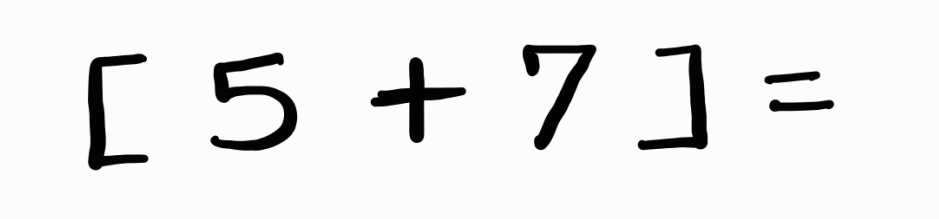
#> input picture test1.png, 939 x 219 px
$ python -i hand_seg.py   (imports and definitions only)
#> lines starting #> are read from the running program, lines starting #| are printed output that depends on the picture; after the words box and inside, x2 and y2 are one past the last pixel; in counts of white or black regions, pixels touching at a corner belong together; long printed decimals are rounded
import os
import cv2
import numpy as np


def line_array(x):
    upper, lower = [], []
    for y in range(5, len(x) - 5):
        s_a, s_p = strtline(y, x)
        e_a, e_p = endline(y, x)
        if s_a >= 7 and s_p >= 5:
            upper.append(y)
        if e_a >= 5 and e_p >= 7:
            lower.append(y)
    return upper, lower

def strtline(y, array):
    prev, ahead = 0, 0
    for i in array[y:y+10]:
        if i > 3:
            ahead += 1
    for i in array[y-10:y]:
        if i == 0:
            prev += 1
    return ahead, prev

def endline(y, array):
    ahead, prev = 0, 0
    for i in array[y:y+10]:
        if i == 0:
            ahead += 1
    for i in array[y-10:y]:
        if i > 3:
            prev += 1
    return ahead, prev

def endline_word(y, array, a):
    ahead, prev = 0, 0
    for i in array[y:y+2*a]:
        if i < 2:
            ahead += 1
    for i in array[y-a:y]:
        if i > 2:
            prev += 1
    return prev, ahead

def end_line_array(array, a):
    list_endlines = []
    for y in range(len(array)):
        e_p, e_a = endline_word(y, array, a)
        if e_a >= int(1.5*a) and e_p >= int(0.7*a):
            list_endlines.append(y)
    return list_endlines

def refine_endword(array):
    refine_list = []
    for y in range(len(array) - 1):
        if array[y] + 1 < array[y+1]:
            refine_list.append(array[y])
    if len(array) != 0:
        refine_list.append(array[-1])
    return refine_list

def refine_array(array_upper, array_lower):
    upper, lower = [], []
    for y in range(len(array_upper) - 1):
        if array_upper[y] + 5 < array_upper[y+1]:
            upper.append(array_upper[y] - 10)
    for y in range(len(array_lower) - 1):
        if array_lower[y] + 5 < array_lower[y+1]:
            lower.append(array_lower[y] + 10)
    if array_upper:
        upper.append(array_upper[-1] - 10)
    if array_lower:
        lower.append(array_lower[-1] + 10)
    return upper, lower

def letter_width(contours):
    letter_width_sum = 0
    count = 0
    for cnt in contours:
        if cv2.contourArea(cnt) > 20:
            x, y, w, h = cv2.boundingRect(cnt)
            letter_width_sum += w
            count += 1
    if count == 0:
        return 0
    return letter_width_sum / count

def end_wrd_dtct(lines, i, bin_img, mean_lttr_width, width):
    count_y = np.zeros(shape=width)
    for x in range(width):
        for y in range(lines[i][0], lines[i][1]):
            if bin_img[y][x] == 255:
                count_y[x] += 1
    end_lines = end_line_array(count_y, int(mean_lttr_width))
    endlines = refine_endword(end_lines)
    return endlines

def get_letter_rect(k, contours):
    valid = True
    x, y, w, h = cv2.boundingRect(contours[k])
    for i in range(len(contours)):
        cnt = contours[i]
        if i == k:
            continue
        elif cv2.contourArea(cnt) < 50:
            continue
        x1, y1, w1, h1 = cv2.boundingRect(cnt)
        if abs(x1 + w1/2 - (x + w/2)) < 50:
            if y1 > y:
                h = abs(y - (y1 + h1))
                w = abs(x - (x1 + w1))
            else:
                valid = False
                break
    return (valid, x, y, w, h)

def letter_seg(lines_img, x_lines, i):
    copy_img = lines_img[i].copy()
    x_linescopy = x_lines[i].copy()
    letter_img = []
    letter_k = []
    contours, hierarchy = cv2.findContours(copy_img, cv2.RETR_EXTERNAL, cv2.CHAIN_APPROX_SIMPLE)
    for k in range(len(contours)):
        cnt = contours[k]
        if cv2.contourArea(cnt) < 50:
            continue
        valid, x, y, w, h = get_letter_rect(k, contours)
        if valid:
            letter_k.append((x, y, w, h))

    letter = sorted(letter_k, key=lambda student: student[0])
    word = 1
    letter_index = 0
    for e in range(len(letter)):
        if letter[e][0] < x_linescopy[0]:
            letter_index += 1
            letter_img_tmp = lines_img[i][letter[e][1]-5:letter[e][1]+letter[e][3]+5, letter[e][0]-5:letter[e][0]+letter[e][2]+5]
            letter_img.append(255 - letter_img_tmp)
        else:
            x_linescopy.pop(0)
            word += 1
            letter_index = 1
            letter_img_tmp = lines_img[i][letter[e][1]-5:letter[e][1]+letter[e][3]+5, letter[e][0]-5:letter[e][0]+letter[e][2]+5]
            letter_img.append(255 - letter_img_tmp)
    return letter_img

def image_segmentation(filepath):
#> called with filepath = 'test1.png'
    print("\n........Program Initiated.......\n")
    src_img = cv2.imread(filepath, cv2.IMREAD_GRAYSCALE)
#> src_img is the input picture: shape (219, 939); min 3, max 252, mean 236.2

    print("\n Resizing Image........")
    width = 1320
    height = int(width * src_img.shape[0] / src_img.shape[1])
#> height = 307
    src_img = cv2.resize(src_img, dsize=(width, height), interpolation=cv2.INTER_AREA)
#> src_img: shape (307, 1320)

    print("#---------Image Info:--------#")
    print("\tHeight =", height, "\n\tWidth =", width)
#| 	Height = 307
#| 	Width = 1320

    PIXEL_SET = 255
    kernel_size = 21
    normalized_mean = 20
    bin_img = cv2.adaptiveThreshold(src_img, PIXEL_SET, cv2.ADAPTIVE_THRESH_MEAN_C, cv2.THRESH_BINARY_INV, kernel_size, normalized_mean)
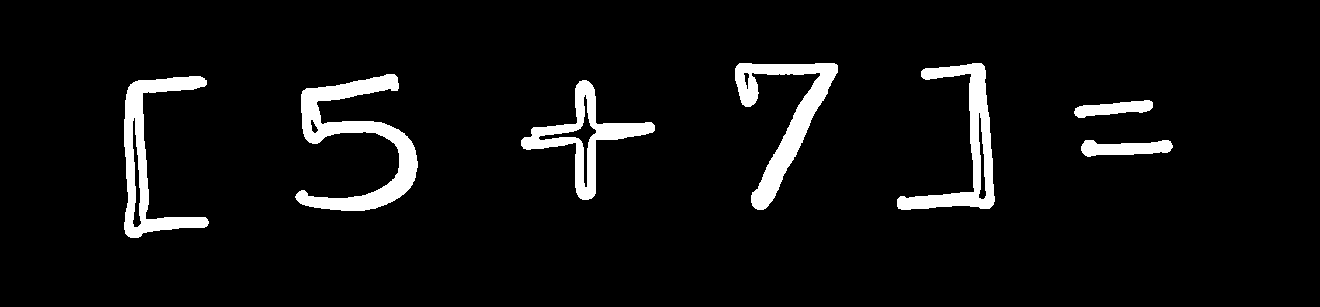
#> bin_img: shape (307, 1320); 5.9% white; 7 white regions, largest, box (x1, y1, x2, y2) and area: (295, 74, 418, 211) 5593, (735, 63, 838, 210) 4435, (124, 76, 209, 238) 4225

    print("Noise Removal")
    kernel = cv2.getStructuringElement(cv2.MORPH_ELLIPSE, (3,3))
    final_thr = cv2.morphologyEx(bin_img, cv2.MORPH_CLOSE, kernel)
#> final_thr: shape (307, 1320); 5.9% white; 7 white regions, largest, box (x1, y1, x2, y2) and area: (295, 74, 418, 211) 5599, (735, 63, 838, 210) 4452, (124, 76, 209, 238) 4259
    contr_retrival = final_thr.copy()

    print("Character Segmentation")
    count_x = np.zeros(shape=(height))
#> count_x = 307 values from 0 to 0
    for y in range(height):
        for x in range(width):
            if bin_img[y][x] == PIXEL_SET:
                count_x[y] += 1

    upper_lines, lower_lines = line_array(count_x)
#> upper_lines = [60, 61, 62, 63, 64, 65, 66, 67, 68]
    upperlines, lowerlines = refine_array(upper_lines, lower_lines)
#> upperlines = [58]; lowerlines = [251]

    if len(upperlines) == len(lowerlines):
        lines = []
        for y in upperlines:
            final_thr[y][:] = PIXEL_SET
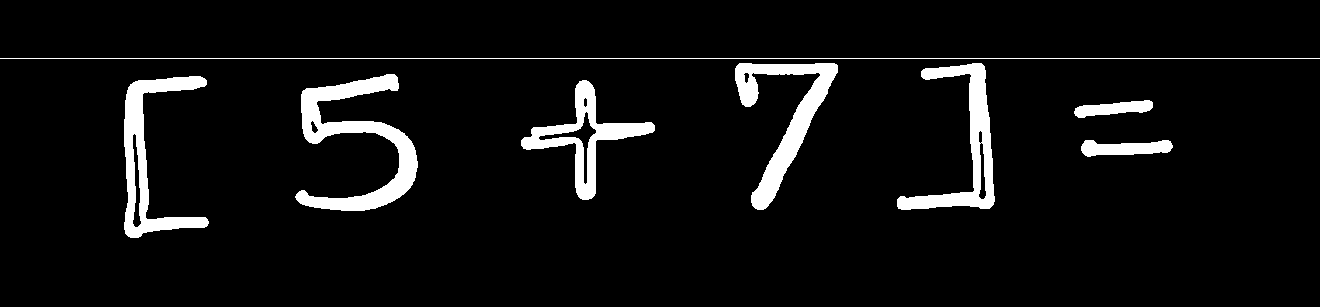
#> final_thr: shape (307, 1320); 6.2% white; 8 white regions, largest, box (x1, y1, x2, y2) and area: (295, 74, 418, 211) 5599, (735, 63, 838, 210) 4452, (124, 76, 209, 238) 4259
        for y in lowerlines:
            final_thr[y][:] = PIXEL_SET
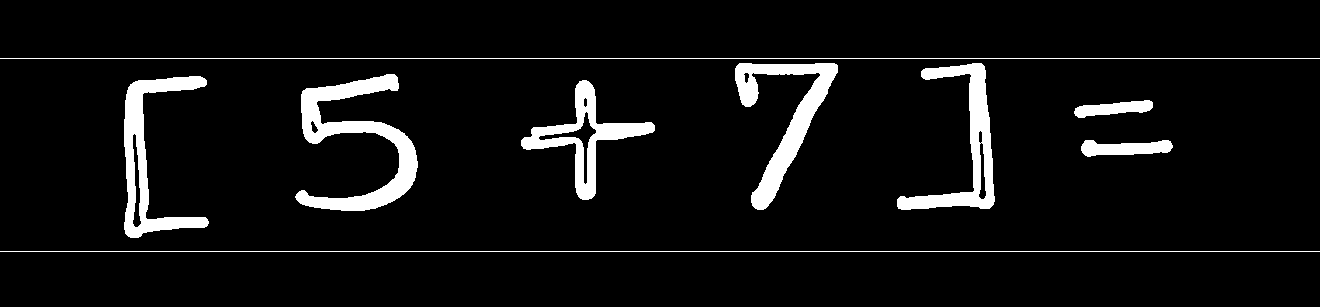
#> final_thr: shape (307, 1320); 6.6% white; 9 white regions
        for y in range(len(upperlines)):
            lines.append((upperlines[y], lowerlines[y]))
    else:
        print("Unable to process the noisy image")
        return

    lines = np.array(lines)
    no_of_lines = len(lines)
    print("\nLines :", no_of_lines)
#| Lines : 1

    lines_img = []
    for i in range(no_of_lines):
        lines_img.append(bin_img[lines[i][0]:lines[i][1], :])
#> after the loop, lines_img = 1 item

    contours, hierarchy = cv2.findContours(contr_retrival, cv2.RETR_EXTERNAL, cv2.CHAIN_APPROX_SIMPLE)
#> contours = 7 contours; box (x1, y1, x2, y2) and area: (295, 74, 418, 211) 5276, (124, 76, 209, 238) 4344, (735, 63, 838, 210) 4215, (521, 80, 655, 200) 4032, (897, 63, 995, 210) 3990, (1081, 140, 1173, 157) 982, (1074, 100, 1153, 118) 761
    cv2.drawContours(src_img, contours, -1, (0, 255, 0), 1)
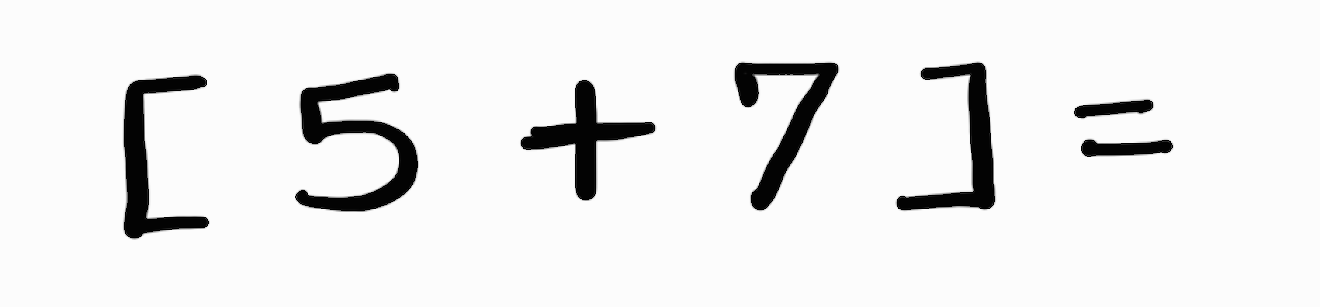
#> src_img: shape (307, 1320); min 0, max 252, mean 235.7

    mean_lttr_width = letter_width(contours)
#> the loop in letter_width, `for cnt in contours:` made 7 passes
#> (x, y, w, h, letter_width_sum) on passes 1 to 7: (1081, 140, 92, 17, 92), (1074, 100, 79, 18, 171), (521, 80, 134, 120, 305), (124, 76, 85, 162, 390), (295, 74, 123, 137, 513), (897, 63, 98, 147, 611), (735, 63, 103, 147, 714)
#> after the loop in letter_width, `for cnt in contours:`: count = 7; letter_width_sum = 714
#> mean_lttr_width = 102
    print("\nAverage Width of Each Letter:- ", mean_lttr_width)
#| Average Width of Each Letter:-  102.0

    x_lines = []
    for i in range(len(lines_img)):
        x_lines.append(end_wrd_dtct(lines, i, bin_img, mean_lttr_width, width))
#> this loop made 1 pass

    for i in range(len(x_lines)):
        x_lines[i].append(width)
#> this loop made 1 pass

    all_segmented_letters = []
    for i in range(len(lines)):
        all_segmented_letters.extend(letter_seg(lines_img, x_lines, i))
#> this loop made 1 pass
#> pass 1, in letter_seg, `copy_img = lines_img[i].copy()`:
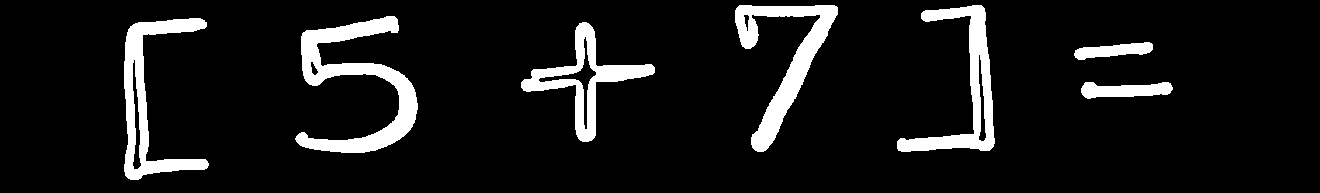
#> copy_img: shape (193, 1320); 9.3% white; 7 white regions, largest, box (x1, y1, x2, y2) and area: (295, 16, 418, 153) 5593, (735, 5, 838, 152) 4435, (124, 18, 209, 180) 4225

    return all_segmented_letters

def plot_segmented_letters(segmented_letters, max_letters=100):
    import matplotlib.pyplot as plt
    num_letters = min(len(segmented_letters), max_letters)
    rows = int(np.ceil(np.sqrt(num_letters)))
    cols = int(np.ceil(num_letters / rows))

    fig, axes = plt.subplots(rows, cols, figsize=(15, 15))
    axes = axes.flatten()

    for i in range(num_letters):
        axes[i].imshow(segmented_letters[i], cmap='gray')
        axes[i].axis('off')

    for i in range(num_letters, len(axes)):
        axes[i].axis('off')

    plt.tight_layout()
    plt.show()


# # Usage
# segmented_letters = image_segmentation('WhatsApp Image 2024-12-09 at 7.20.46 PM.jpeg')
# plot_segmented_letters(segmented_letters)

>>> result = image_segmentation('test1.png')

$ run again, on test2.png
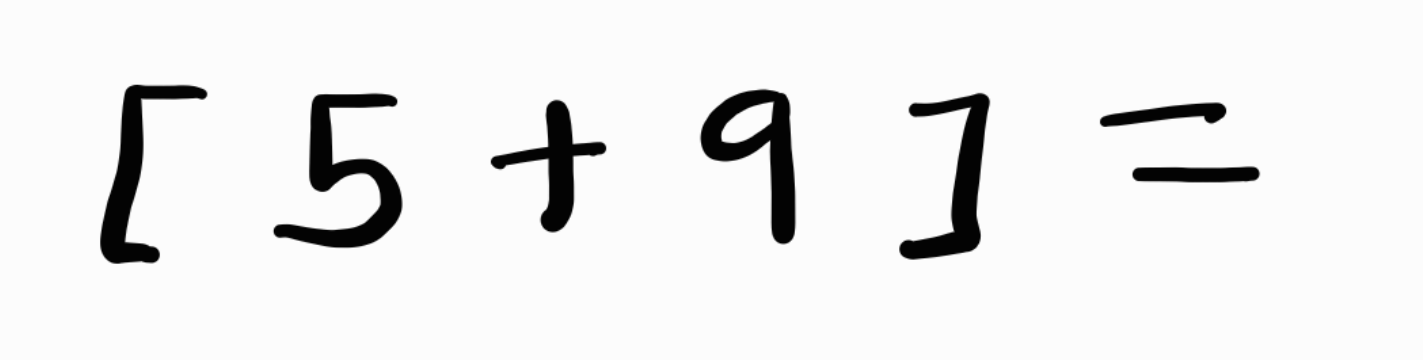
#> input picture test2.png, 1423 x 360 px
#> in image_segmentation, src_img is the input picture: shape (360, 1423); min 3, max 252, mean 236.9
#| 	Height = 333
#| 	Width = 1320
#> bin_img: shape (333, 1320); 5.4% white; 7 white regions, largest, box (x1, y1, x2, y2) and area: (254, 87, 373, 229) 5423, (650, 83, 738, 226) 4491, (834, 86, 918, 240) 4028
#> after the loop in image_segmentation, `for y in lowerlines:`:
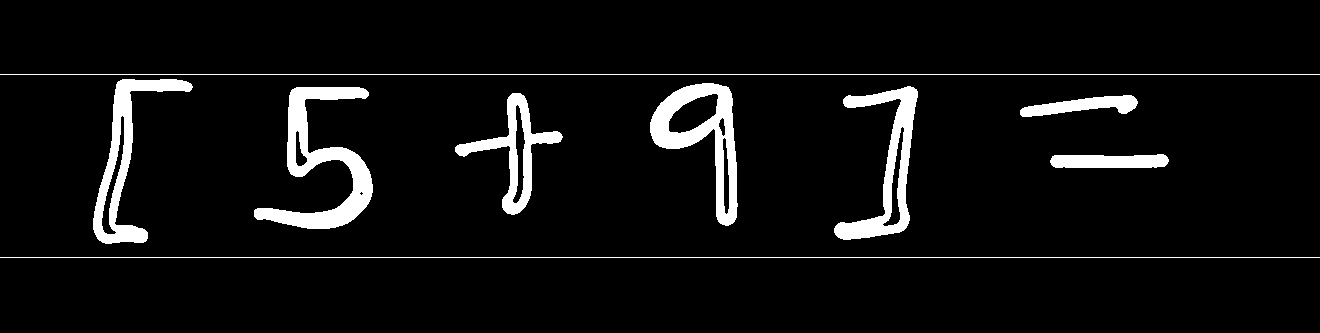
#> final_thr: shape (333, 1320); 6% white; 9 white regions
#| Lines : 1
#> after the loop in image_segmentation, `for i in range(no_of_lines):`: lines_img = 1 item
#> contours = 7 contours; box (x1, y1, x2, y2) and area: (650, 83, 738, 226) 5824, (254, 87, 373, 229) 5320, (93, 79, 193, 244) 4333, (834, 86, 918, 240) 4325, (455, 93, 563, 215) 3350, (1050, 154, 1169, 168) 1344, (1020, 95, 1138, 117) 1268
#> the loop in letter_width, `for cnt in contours:` made 7 passes
#> (x, y, w, h, letter_width_sum) on passes 1 to 7: (1050, 154, 119, 14, 119), (1020, 95, 118, 22, 237), (455, 93, 108, 122, 345), (254, 87, 119, 142, 464), (834, 86, 84, 154, 548), (650, 83, 88, 143, 636), (93, 79, 100, 165, 736)
#> after the loop in letter_width, `for cnt in contours:`: count = 7; letter_width_sum = 736
#> mean_lttr_width = 105.1
#| Average Width of Each Letter:-  105.143
#> the loop in image_segmentation, `for i in range(len(lines_img)):` made 1 pass
#> the loop in image_segmentation, `for i in range(len(x_lines)):` made 1 pass
#> the loop in image_segmentation, `for i in range(len(lines)):` made 1 pass
#> pass 1, in letter_seg, `copy_img = lines_img[i].copy()`:
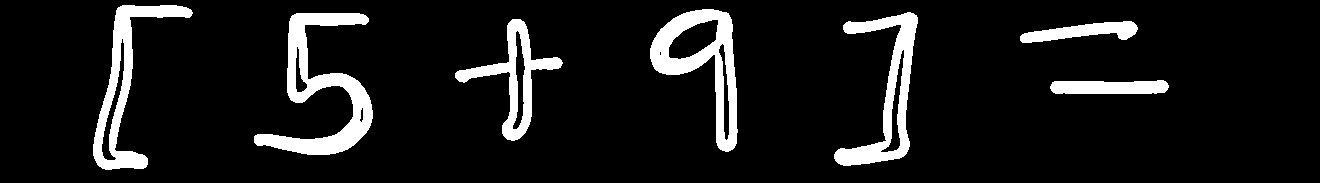
#> copy_img: shape (183, 1320); 9.8% white; 7 white regions, largest, box (x1, y1, x2, y2) and area: (254, 13, 373, 155) 5423, (650, 9, 738, 152) 4491, (834, 12, 918, 166) 4028

$ run again, on test3.png
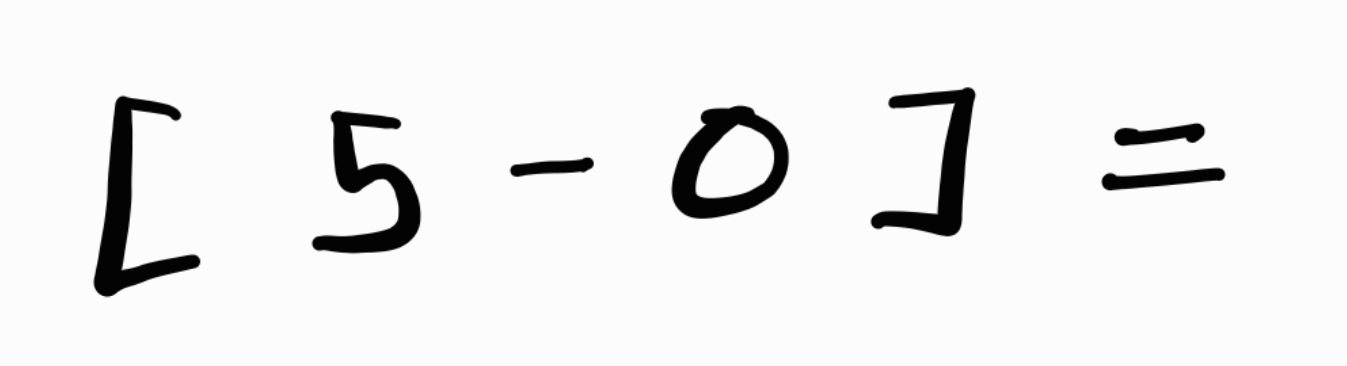
#> input picture test3.png, 1347 x 366 px
#> in image_segmentation, src_img is the input picture: shape (366, 1347); min 3, max 252, mean 238.4
#| 	Height = 358
#| 	Width = 1320
#> bin_img: shape (358, 1320); 4.8% white; 7 white regions, largest, box (x1, y1, x2, y2) and area: (306, 108, 412, 247) 5058, (92, 94, 196, 290) 5014, (659, 104, 773, 214) 4856
#> after the loop in image_segmentation, `for y in lowerlines:`:
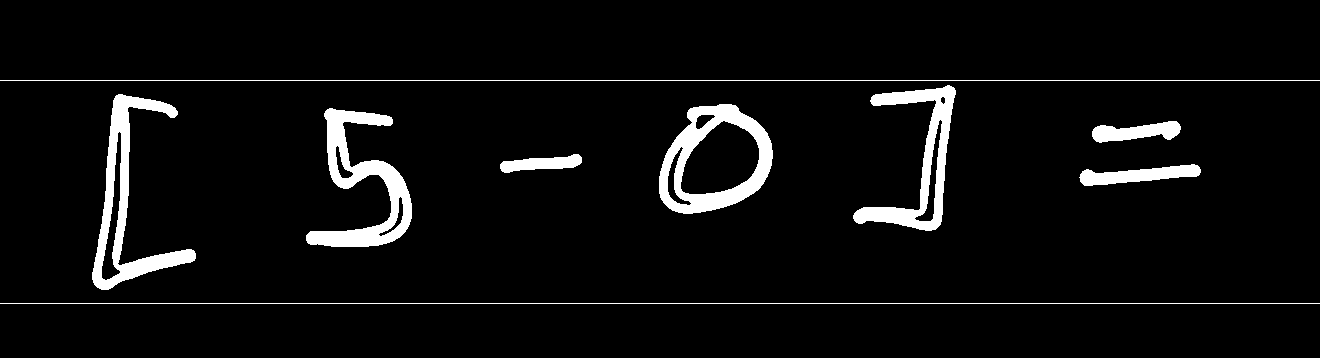
#> final_thr: shape (358, 1320); 5.4% white; 9 white regions
#| Lines : 1
#> after the loop in image_segmentation, `for i in range(no_of_lines):`: lines_img = 1 item
#> contours = 7 contours; box (x1, y1, x2, y2) and area: (659, 104, 773, 214) 9200, (92, 94, 196, 290) 5688, (306, 108, 412, 247) 5122, (853, 85, 956, 231) 4632, (1079, 164, 1201, 186) 1348, (1092, 121, 1181, 143) 1104, (500, 154, 582, 173) 829
#> the loop in letter_width, `for cnt in contours:` made 7 passes
#> (x, y, w, h, letter_width_sum) on passes 1 to 7: (1079, 164, 122, 22, 122), (500, 154, 82, 19, 204), (1092, 121, 89, 22, 293), (306, 108, 106, 139, 399), (659, 104, 114, 110, 513), (92, 94, 104, 196, 617), (853, 85, 103, 146, 720)
#> after the loop in letter_width, `for cnt in contours:`: count = 7; letter_width_sum = 720
#> mean_lttr_width = 102.9
#| Average Width of Each Letter:-  102.857
#> the loop in image_segmentation, `for i in range(len(lines_img)):` made 1 pass
#> the loop in image_segmentation, `for i in range(len(x_lines)):` made 1 pass
#> the loop in image_segmentation, `for i in range(len(lines)):` made 1 pass
#> pass 1, in letter_seg, `copy_img = lines_img[i].copy()`:
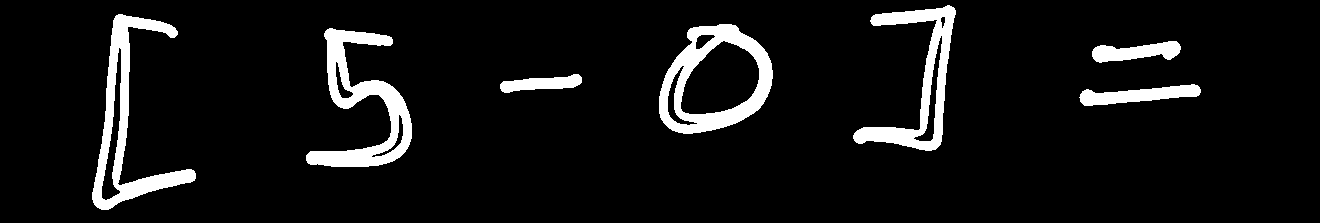
#> copy_img: shape (223, 1320); 7.7% white; 7 white regions, largest, box (x1, y1, x2, y2) and area: (306, 28, 412, 167) 5058, (92, 14, 196, 210) 5014, (659, 24, 773, 134) 4856
